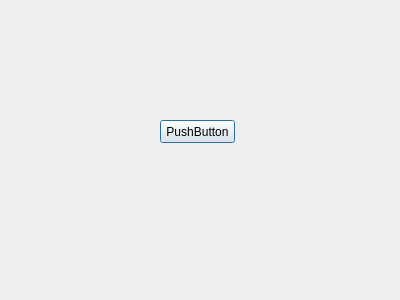
<?xml version="1.0" encoding="UTF-8"?>
<ui version="4.0">
 <class>loginlg</class>
 <widget class="QDialog" name="loginlg">
  <property name="geometry">
   <rect>
    <x>0</x>
    <y>0</y>
    <width>400</width>
    <height>300</height>
   </rect>
  </property>
  <property name="windowTitle">
   <string>loginlg</string>
  </property>
  <widget class="QPushButton" name="pushButton">
   <property name="geometry">
    <rect>
     <x>160</x>
     <y>120</y>
     <width>75</width>
     <height>23</height>
    </rect>
   </property>
   <property name="text">
    <string>PushButton</string>
   </property>
  </widget>
 </widget>
 <layoutdefault spacing="6" margin="11"/>
 <resources/>
 <connections>
  <connection>
   <sender>pushButton</sender>
   <signal>clicked()</signal>
   <receiver>loginlg</receiver>
   <slot>accept()</slot>
   <hints>
    <hint type="sourcelabel">
     <x>203</x>
     <y>124</y>
    </hint>
    <hint type="destinationlabel">
     <x>199</x>
     <y>149</y>
    </hint>
   </hints>
  </connection>
 </connections>
</ui>
